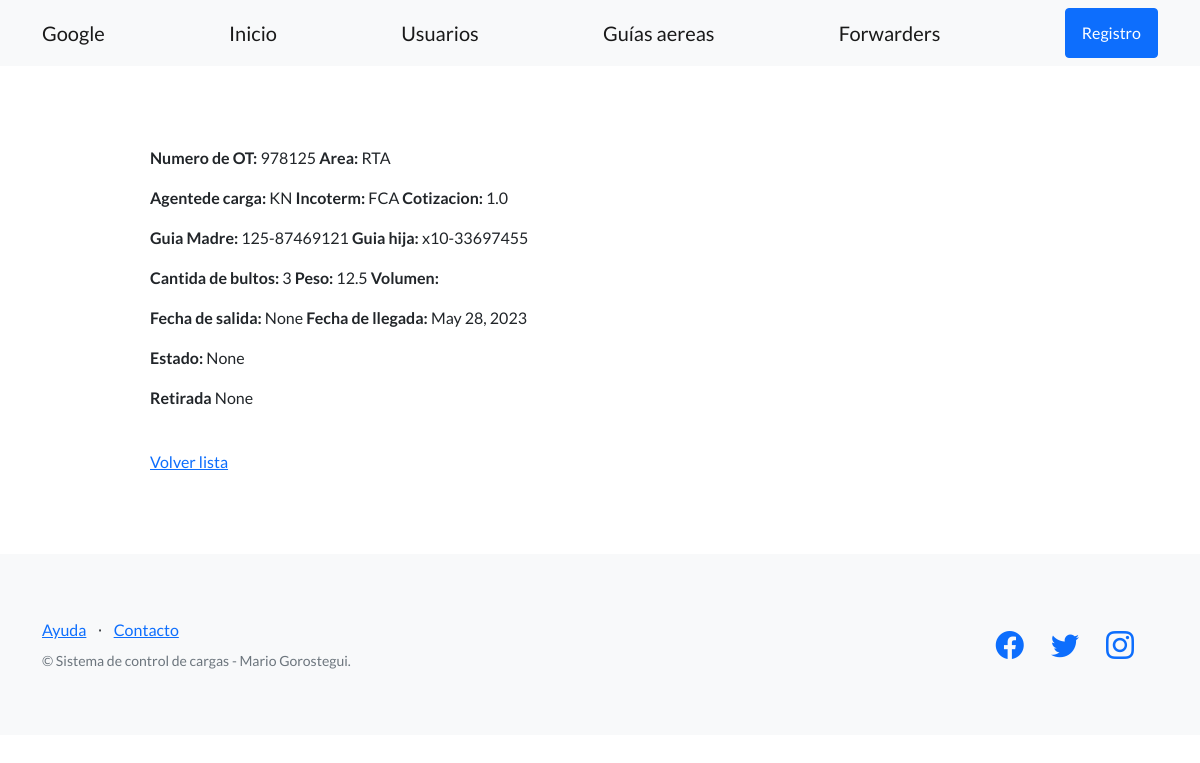
Screenshot of /app_guias/detalle_guia/1/ with the database file from the repository.
### app_guias/models.py (models this page shows, shortened)
class Cargas(models.Model):
    ot=models.CharField(max_length=10,blank=True)
    mawb=models.CharField(max_length=12,blank=True)
    hawb=models.CharField(max_length=12,blank=True)
    incoterm = models.CharField(max_length=20,blank=True)
    area = models.CharField(max_length=64)
    abrev_fwr = models.CharField(max_length=6,blank=True,null=True)
    cotizacion = models.FloatField(blank=True,null=True)
    bultos = models.IntegerField(blank=True,null=True)
    peso = models.FloatField(blank=True,null=True)
    volumen = models.FloatField(blank=True,null=True)
    atd = models.DateField(blank=True,null=True)
    ata = models.DateField(blank=True,null=True)
    estado = models.CharField(max_length=12,blank=True,null=True)
    retiro = models.DateField(blank=True,null=True)
    creador = models.ForeignKey(User, on_delete=models.SET_NULL, null=True)

### app_guias/views.py (the view)
# urls.py: path("detalle_guia/<int:pk>/",GuiasDetailView.as_view(),name = "detalle_guia"),
class GuiasDetailView(DetailView):
    model = Cargas
    success_url = reverse_lazy ('Guias')

### app_guias/templates/app_guias/cargas_detail.html
{% extends "app_guias/base.html" %}
{% block contenido %}
<p>
  <strong>Numero de OT:</strong> {{object.ot}} <strong>Area:</strong> {{object.area}}
</p>
<p>
  <strong>Agentede carga:</strong> {{object.abrev_fwr}} <strong>Incoterm:</strong> {{object.incoterm}}  <strong>Cotizacion:</strong> {{object.cotizacion}}
</p>
<p>
    <strong>Guia Madre:</strong> {{object.mawb}}     <strong>Guia hija:</strong> {{object.hawb}}
</p>
<p>
  <strong>Cantida de bultos:</strong> {{object.bultos}} <strong>Peso:</strong> {{object.peso}}  <strong>Volumen:</strong> {{object.Volumen}}
</p>
<p>
  <strong>Fecha de salida:</strong> {{object.atd}}  <strong>Fecha de llegada:</strong> {{object.ata}}
</p>
<p>
  <strong>Estado:</strong> {{object.estado}}
</p>
<p>
  <strong>Retirada</strong> {{object.retiro}}
</p>
<br>
<a href="{% url 'Guias' %}">Volver lista</a>
{% endblock contenido %}

### rows the page displays
Cargas: ot "978125", area "RTA", abrev_fwr "KN", incoterm "FCA", cotizacion "1.0", mawb "125-87469121", hawb "x10-33697455", bultos "3", peso "12.5", atd "None", ata "May 28, 2023", estado "None", retiro "None"
